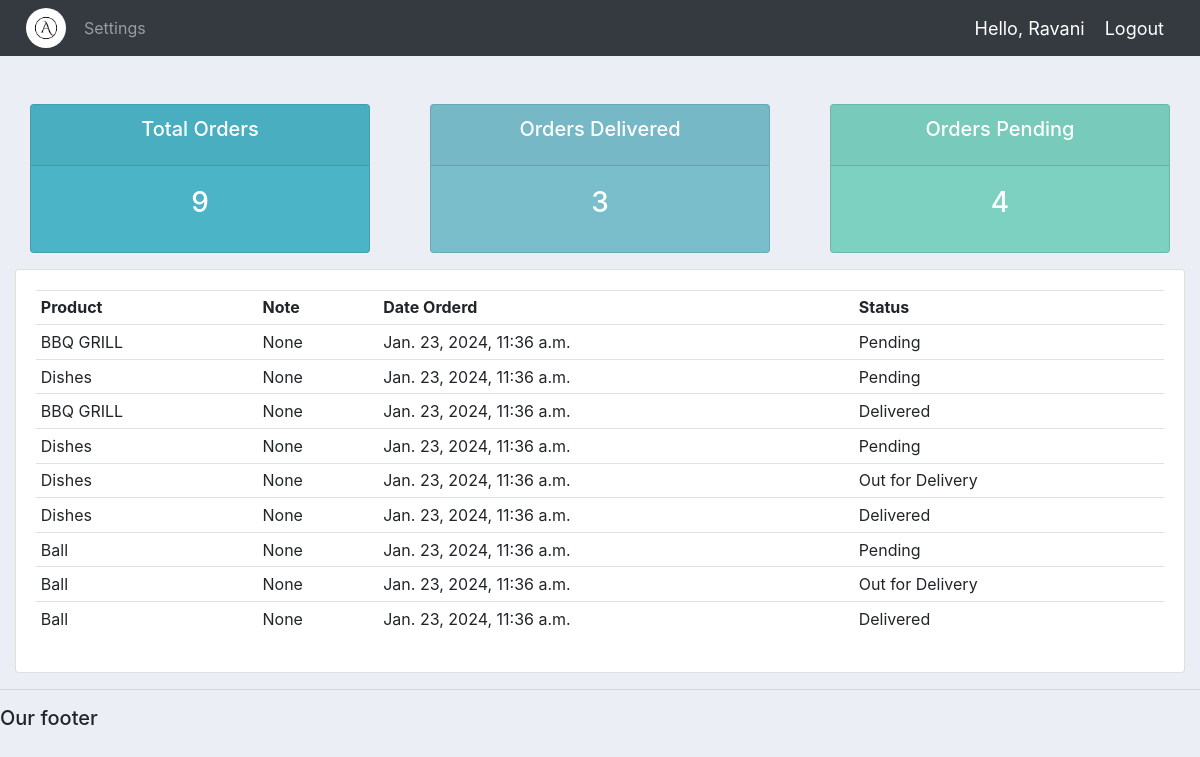
The page /user/ (signed in) on the database its author committed.
### accounts/models.py (models this page shows)
class Order(models.Model):
  STATUS= (
    ('Pending','Pending'),
    ('Out for Delivery','Out for Delivery'),
    ('Delivered','Delivered'),
  )
  customer= models.ForeignKey(Customer, null=True, on_delete=models.SET_NULL)
  product= models.ForeignKey(Product,null=True,on_delete=models.SET_NULL)
  date_created=models.DateTimeField(auto_now_add=True,null=True)
  status=models.CharField(max_length=200, null=True,choices=STATUS)
  note=models.CharField(max_length=1000,null=True)
  def __str__(self):
    return self.product.name

class Product(models.Model):
  CATEGORY=(
    ('Indoor','Indoor'),
    ('Outdoor','Outdoor'),
  )
  name=models.CharField(max_length=200, null=True)
  price=models.FloatField(max_length=200, null=True)
  category=models.CharField(max_length=200,null=True,choices=CATEGORY)
  description=models.CharField(max_length=200, null=True, blank=True)
  date_created=models.DateTimeField(auto_now_add=True,null=True)
  tag=models.ManyToManyField(Tag)
  def __str__(self):
    return self.name

### accounts/decorators.py (the view)
    def wrapper_func(request,*args,**kwargs):
      group = None
      if request.user.groups.exists():
        group=request.user.groups.all()[0].name
      if group in allowed_roles:
        return view_func(request,*args,**kwargs)
      else:
        return HttpResponse('You are not authorized to this page')

### accounts/views.py (called while the page is built)
@login_required(login_url='login')
@allowed_users(allowed_roles=['customer'])
def userPage(request):
  orders= request.user.customer.order_set.all()
  print('ORDERS:',orders)
  total_orders = orders.count()
  delivered=orders.filter(status='Delivered').count()
  pending=orders.filter(status='Pending').count()
  context={'orders':orders,'total_orders':total_orders,'delivered':delivered,'pending':pending}
  return render(request,'./accounts/user.html',context)

### accounts/templates/accounts/user.html
{% extends 'accounts/main.html' %} {% block content %}
<br />
{% include 'accounts/status.html' %}
<div class="row">
  <div class="col-md">
    <div class="card card-body">
      <table class="table table-sm">
        <tr>
          <th>Product</th>
          <th>Note</th>
          <th>Date Orderd</th>
          <th>Status</th>
        </tr>
        {% for order in orders %}
        <tr>
          <td>{{order.product}}</td>
          <td>{{order.note}}</td>
          <td>{{order.date_created}}</td>
          <td>{{order.status}}</td>
        </tr>
        {% endfor %}
      </table>
    </div>
  </div>
</div>
{% endblock content %}

### accounts/templates/accounts/navbar.html (shortened to what this page needs)
{% load static %}
<nav class="navbar navbar-expand-lg navbar-dark bg-dark">
  <img src="{% static 'images/logo.png' %}" id="logo" />
  <div class="collapse navbar-collapse" id="navbarNav">
    <ul class="navbar-nav">
      {% if request.user.is_staff %}
      <li class="nav-item active">
        <a class="nav-link" href="{% url 'home' %}">Dashboard</a>
      </li>
      <li class="nav-item">
        <a class="nav-link" href="{% url 'products' %}">Products</a>
      </li>
      {% else %}
      <li class="nav-item">
        <a class="nav-link" href="{% url 'account' %}">Settings</a>
      </li>
      {% endif %}
    </ul>
  </div>
  <span class="hello-msg">Hello, {{request.user}}</span>
  <span><a class="hello-msg" href="{% url 'logout' %}">Logout</a></span>
</nav>

### static/css/main.css (style rules this page uses)
#logo { border-radius: 50%; width: 40px; margin-left: 10px; margin-right: 10px; }
body { background-color: #ebeff5; }

### accounts/templates/accounts/navbar.html (style rules this page uses)
.hello-msg { font-size: 18px; color: #fff; margin-right: 20px; }
#logo { border-radius: 50%; width: 40px; margin-left: 10px; margin-right: 10px; }

### rows shown on the page
Order: product "BBQ GRILL", note "None", date_created "Jan. 23, 2024, 11:36 a.m.", status "Pending"
Order: product "Dishes", note "None", date_created "Jan. 23, 2024, 11:36 a.m.", status "Pending"
Order: product "BBQ GRILL", note "None", date_created "Jan. 23, 2024, 11:36 a.m.", status "Delivered"
Order: product "Dishes", note "None", date_created "Jan. 23, 2024, 11:36 a.m.", status "Pending"
Order: product "Dishes", note "None", date_created "Jan. 23, 2024, 11:36 a.m.", status "Out for Delivery"
Order: product "Dishes", note "None", date_created "Jan. 23, 2024, 11:36 a.m.", status "Delivered"
Order: product "Ball", note "None", date_created "Jan. 23, 2024, 11:36 a.m.", status "Pending"
Order: product "Ball", note "None", date_created "Jan. 23, 2024, 11:36 a.m.", status "Out for Delivery"
Order: product "Ball", note "None", date_created "Jan. 23, 2024, 11:36 a.m.", status "Delivered"

### other values the page prints
{{ request.user }} "Ravani"
{{ total_orders }} "9"
{{ delivered }} "3"
{{ pending }} "4"
